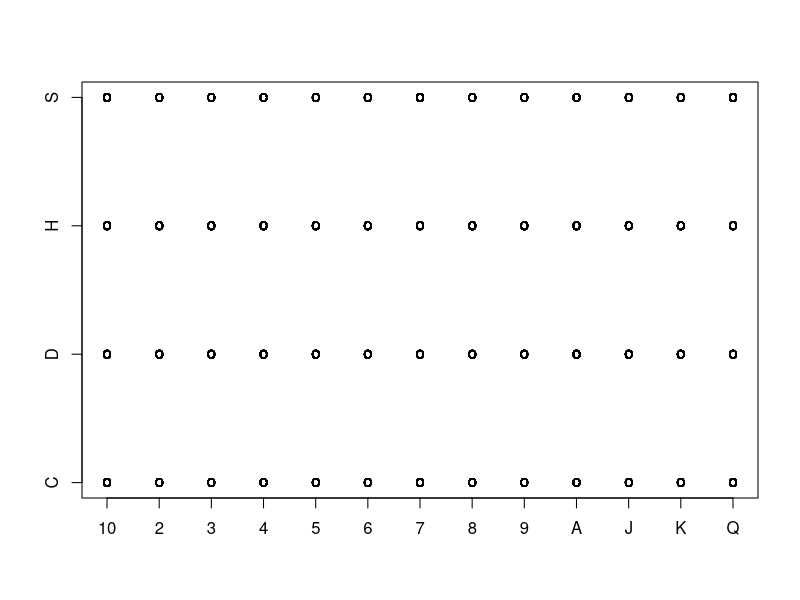
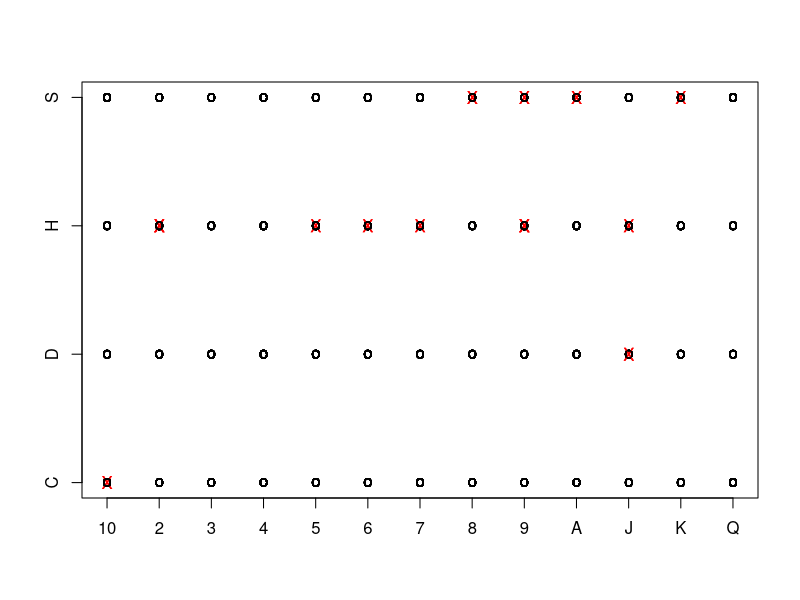

Source code (R) for these figures, in order:

CardValue = rep(c("A",2:10,"J","Q","K"),times = 4)
CardSuit = rep(c("S","C","H","D"), each = 13)
CardDeck = t(rbind(CardValue,CardSuit))

suitfactor = factor(CardSuit)
valuefactor = factor(CardValue)

prob_1 = function(n){
	results = sapply(1:n, function(i){
		Cards = sample(1:52, 2, replace= FALSE)
		MyHand = CardDeck[Cards,]
		return(sum(MyHand[,2] == "D") == 1 & sum(MyHand[,2] == "H") == 1 & MyHand[1,1] == MyHand[2,1])
	})
	return(sum(results) / n)
}


prob_2 = function(n){
	results = sapply(1:n, function(i){
		suits = sample(CardSuit, 2, replace = FALSE)
		values = sample(CardValue, 2, replace = FALSE)
		return(values[1] == values[2] & sum(suits == "H") == 1 & sum(suits == "D") == 1)
	})
	return(sum(results) / n)
}


# Results
Actual_prob = 13/choose(52,2)
prob_1(100000)
prob_2(100000)


card_drawing_test = function(n, method){
	if(method == 1){
		draws = sapply(1:n, function(i){
			Cards = sample(1:52, 2, replace= FALSE)
			return(c(CardDeck[Cards,]))
		})
	}else{
		draws = sapply(1:n, function(i){
			suits = sample(CardSuit, 2, replace = FALSE)
			values = sample(CardValue, 2, replace = FALSE)
			return(cbind(values, suits))
		})
	}
	
	col_vect = c("black", "red")
	pch_vect = c("o", "X")

	equal_draws = draws[1,] == draws[2,] & draws[3,] == draws[4,]
	index_vector = as.numeric(equal_draws) + 1

	plot(as.numeric(factor(draws[1,], levels = levels(valuefactor))), 
		 as.numeric(factor(draws[3,], levels = levels(suitfactor))), xaxt = "n", yaxt = "n", xlab = NA, ylab = NA,
		 col = col_vect[index_vector], pch = pch_vect[index_vector])
	points(as.numeric(factor(draws[2,], levels = levels(valuefactor))), 
		 as.numeric(factor(draws[4,], levels = levels(suitfactor))), col = col_vect[index_vector], pch = pch_vect[index_vector])
	axis(1, at=1:13, labels=levels(valuefactor)) # out of order, but that's ok!
	axis(2, at=1:4, labels=levels(suitfactor))
}

# Results
card_drawing_test(1000,1)
card_drawing_test(1000,2)


# Other misc examples


# Recursive function example
fact = function(input){
	if(input < 1){stop("Must input number 1 or greater")}
	if(input == 1){
		return(1)
	}else{
		return(input * fact(input - 1))
	}
}

factorial(5)
fact(5)

iter = 1
while(iter < 10){
	print(paste("iter value:", iter, "   factorial value: ", fact(iter)))
	iter = iter + 1
}


